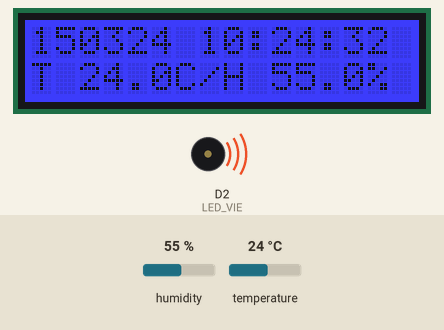
The sketch below on a simulated Arduino Uno R4 WiFi. On the bench: 16×2 character LCD, buzzer (waves = sounding). The inputs (shaded band) are chosen by the test bench; at power-on: humidity 55 %, temperature 24 °C. WiFi joins after 1.5 s; servers stay silent unless stated; network time is answered at once with the bench clock; the local clock reads 2024-03-15 10:24:30 at power-on unless the sketch sets it; not simulated (calls return 0 or success): arduino_secrets.h; what the sketch prints to the serial monitor is not drawn.

Above: at 2.8 s.
2.9 s: humidity set to 22 %
At 5.2 s:
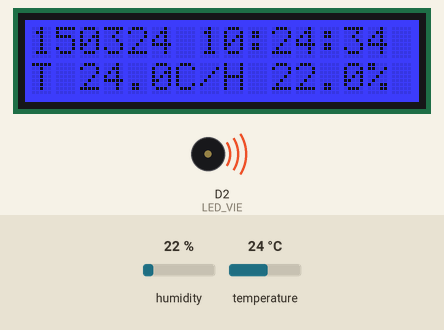
6.3 s: temperature set to 12 °C
At 9.8 s:
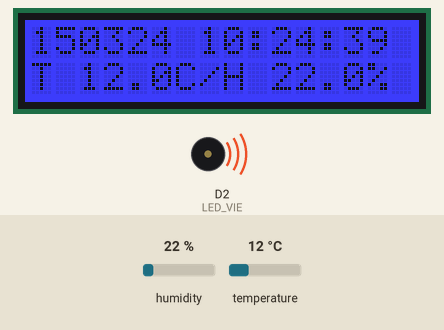
10.5 s: humidity set to 40 %
At 14.0 s:
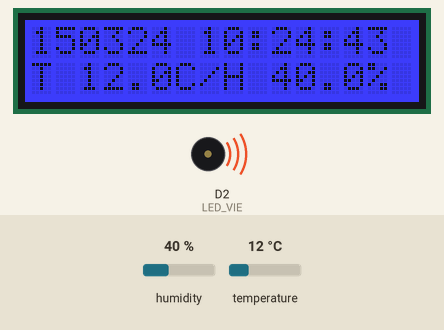
14.7 s: temperature set to 19 °C
At 16.8 s:
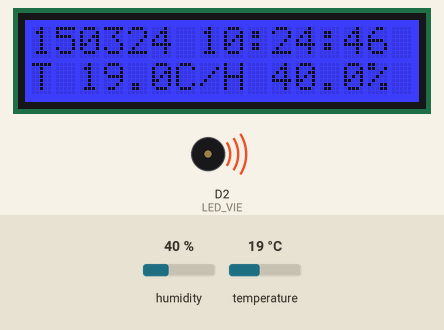
Timing chart, 0 to 18.3 s (numbered marks = the images above; inputs shaded):
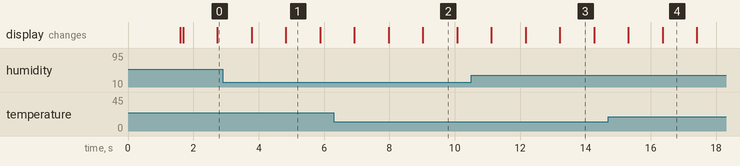

The sketch:

wifi.ino
```cpp
#include <WiFiS3.h>
#include <WiFiUdp.h>
#include <NTPClient.h>
#include <RTC.h>
#include <Wire.h>
#include <rgb_lcd.h>
#include <DHT.h>
#include "arduino_secrets.h"

// Configuration des composants
const byte LED_VIE = 2;
const byte DHT_PIN = A0;
const char VERSION[] = "V1.0";

rgb_lcd lcd;
DHT dht(DHT_PIN, DHT22);

// Configuration du serveur NTP
WiFiUDP udpNTP;
IPAddress serveurNTP(192, 168, 1, 254);
NTPClient clientNTP(udpNTP, serveurNTP, 7200, 60000);

bool rtcSynchronise = false;
bool ntpTente = false;
byte etat = 0;
unsigned long dernierEssaiNTP = 0;

// Connexion au reseau WiFi
bool setup_wifi() {
  if (WiFi.status() == WL_NO_MODULE) {
    Serial.println("Module WiFi indisponible");
    return false;
  }

  WiFi.begin(SECRET_SSID, SECRET_PASS);
  unsigned long debut = millis();

  while (millis() - debut < 15000) {
    if (WiFi.status() == WL_CONNECTED &&
        WiFi.localIP()[0] != 0) {
      Serial.println("WiFi connecte");
      Serial.print("Adresse IP : ");
      Serial.println(WiFi.localIP());
      return true;
    }
    delay(500);
  }

  Serial.println("Connexion WiFi echouee");
  return false;
}

// Synchronisation du RTC avec le serveur NTP
bool synchroniserRTC() {
  if (WiFi.status() != WL_CONNECTED) {
    return false;
  }

  if (!clientNTP.forceUpdate()) {
    Serial.println("Synchronisation NTP echouee");
    return false;
  }

  RTCTime dateNTP(clientNTP.getEpochTime());
  RTC.setTime(dateNTP);

  Serial.println("RTC synchronise avec NTP");
  return true;
}

// Affichage de la date et de l'heure
void afficherDateHeure() {
  lcd.setCursor(0, 0);
  lcd.print("                ");
  lcd.setCursor(0, 0);

  if (!rtcSynchronise) {
    lcd.print("NTP non synchro");
    return;
  }

  RTCTime maintenant;
  RTC.getTime(maintenant);

  char ligne[17];
  snprintf(ligne, sizeof(ligne),
           "%02d%02d%02d %02d:%02d:%02d",
           maintenant.getDayOfMonth(),
           Month2int(maintenant.getMonth()),
           maintenant.getYear() % 100,
           maintenant.getHour(),
           maintenant.getMinutes(),
           maintenant.getSeconds());

  lcd.print(ligne);
}

// Lecture et affichage des mesures
void lireEtAfficher() {
  float temperature = dht.readTemperature();
  float humidite = dht.readHumidity();

  lcd.setCursor(0, 1);
  lcd.print("                ");
  lcd.setCursor(0, 1);

  if (isnan(temperature) || isnan(humidite)) {
    lcd.print("Erreur DHT22");
    return;
  }

  lcd.print("T ");
  lcd.print(temperature, 1);
  lcd.print("C/H ");
  lcd.print(humidite, 1);
  lcd.print("%");
}

void setup() {
  Serial.begin(9600);

  // Initialisation des composants
  pinMode(LED_VIE, OUTPUT);
  tone(LED_VIE, 2);

  lcd.begin(16, 2);
  lcd.setRGB(0, 0, 255);
  lcd.clear();

  dht.begin();
  RTC.begin();

  // Connexion WiFi
  lcd.print("Connexion WiFi");
  bool connecte = setup_wifi();

  lcd.clear();
  lcd.setCursor(0, 0);
  lcd.print(VERSION);

  lcd.setCursor(0, 1);
  if (connecte) {
    lcd.print(WiFi.localIP());
  } else {
    lcd.print("WiFi echec");
  }

  // Initialisation du client NTP
  clientNTP.begin();
}

void loop() {
  // Synchronisation NTP avec nouvelle tentative si echec
  if (!rtcSynchronise &&
      WiFi.status() == WL_CONNECTED &&
      (!ntpTente || millis() - dernierEssaiNTP >= 30000)) {

    ntpTente = true;
    dernierEssaiNTP = millis();
    rtcSynchronise = synchroniserRTC();
  }

  // Machine d'etat de 500 ms
  switch (etat) {
    case 0:
      afficherDateHeure();
      lireEtAfficher();
      break;

    case 1:
      break;

    case 2:
      afficherDateHeure();
      break;

    case 3:
      break;
  }

  etat = (etat + 1) % 4;
  delay(500);
}
```

Measured:
- what the display in image 1 shows lasts 1.1 s, from 4.8 s to 5.9 s
